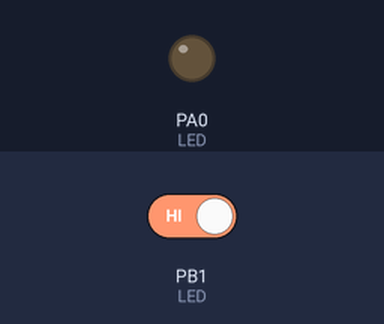
Simulated run of this program. Board: ATtiny84, built with avr-gcc and emulated at 1 MHz. Parts: output pins drawn as LEDs (lit = HIGH). Inputs (shaded band) come from the test bench; at power-on: PB1 (LED) HIGH.

Above: at 1.2 s.
1.3 s: PB1 (LED) driven LOW
At 2.5 s:
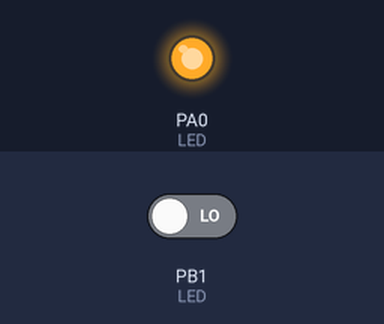
2.8 s: PB1 (LED) driven HIGH
At 3.7 s:
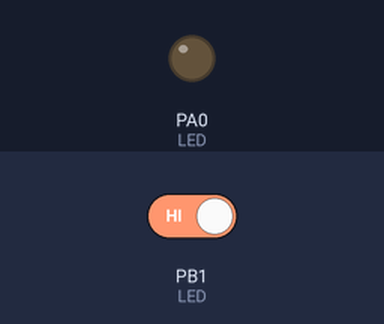
Timing chart, 0 to 5.8 s (numbered marks = the images above; inputs shaded):
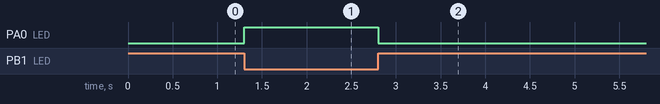

The program:

main.c
```c
// (licence header left out)
/**
  Section: Defines
*/

// define CPU clock frequency
#define F_CPU  1000000UL

#define LED_ON		PORTA |= (1<<PORTA0);
#define LED_OFF		PORTA &= ~(1<<PORTA0);
#define LED_TOGGLE	PINA |=(1<<PINA0);

/**
  Section: Included Files
*/
#include <avr/io.h>
#include <util/delay.h>


/*!
 *
 * @brief Main program entry point
 *
 */
int main(void)
{
	// set PA0 output pin
	DDRA |= (1<<DDA0);

	// Set B1 as input
	DDRB &= ~(1<<DDB1);

	while (1)
    {
		if(!(PINB & (1<<PINB1)))  // if PINB0 is low turn LED ON
		 {
			 LED_ON;
		 }


		 else                     // else put led off
		 {
			 LED_OFF;
		 }
    }
}  /* main() */


/**
 End of File
*/
```

Measured:
- after the input at 1.3 s, PA0 (LED): LOW → HIGH at once
- after the input at 2.8 s, PA0 (LED): HIGH → LOW at once
